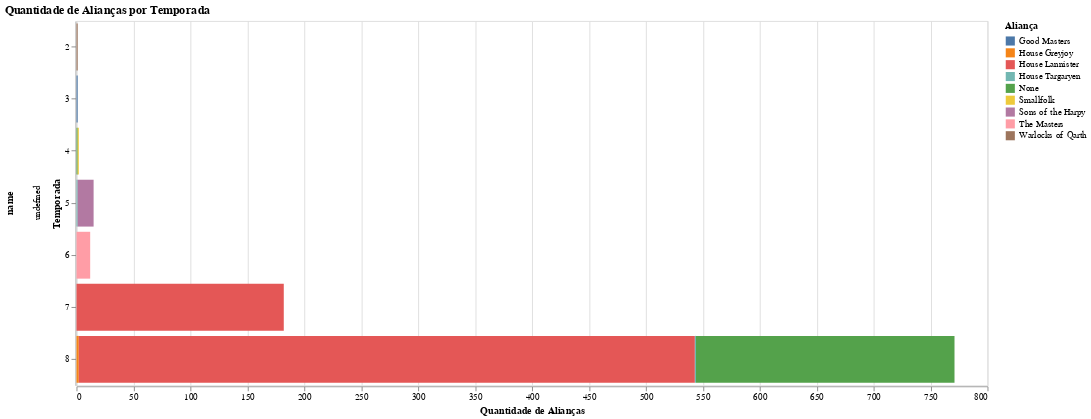

The code cell stored with this chart in its notebook:
### Code cell
def deathsByAllegiance(df):
    # Calcular a contagem de alianças por temporada
    counts = df.groupby(['season', 'allegiance']).size().reset_index(name='count')

    # Criar o gráfico de barras empilhadas horizontal com interatividade
    bars = alt.Chart(counts).mark_bar().encode(
        y=alt.Y('season:N', axis=alt.Axis(title='Temporada')),
        x=alt.X('sum(count):Q', axis=alt.Axis(title='Quantidade de Alianças')),
        color=alt.Color('allegiance:N', legend=alt.Legend(title='Aliança')),
        tooltip=['season:N', 'allegiance:N', 'count:Q'],
        row='name:N'
    ).properties(
        width=1000,
        height=400,
        title='Quantidade de Alianças por Temporada'
    ).interactive()

    # Exibir o gráfico
    return bars

deathsByAllegiance(df_temp)

### Figure 1 — Vega-Lite specification as saved in the notebook (floating-point values rounded to 4 significant figures)
{"config": {"view": {"continuousWidth": 400, "continuousHeight": 300}}, "data": {"name": "data-5d3f759e073108f5bbfb25d8cdcfbaee"}, "mark": "bar", "encoding": {"color": {"field": "allegiance", "legend": {"title": "Aliança"}, "type": "nominal"}, "row": {"field": "name", "type": "nominal"}, "tooltip": [{"field": "season", "type": "nominal"}, {"field": "allegiance", "type": "nominal"}, {"field": "count", "type": "quantitative"}], "x": {"aggregate": "sum", "axis": {"title": "Quantidade de Alianças"}, "field": "count", "type": "quantitative"}, "y": {"axis": {"title": "Temporada"}, "field": "season", "type": "nominal"}}, "height": 400, "selection": {"selector001": {"type": "interval", "bind": "scales", "encodings": ["x", "y"]}}, "title": "Quantidade de Alianças por Temporada", "width": 1000, "$schema": "https://vega.github.io/schema/vega-lite/v4.17.0.json", "datasets": {"data-5d3f759e073108f5bbfb25d8cdcfbaee": [{"season": 2, "allegiance": "Warlocks of Qarth", "count": 1}, {"season": 3, "allegiance": "Good Masters", "count": 1}, {"season": 4, "allegiance": "None", "count": 1}, {"season": 4, "allegiance": "Smallfolk", "count": 1}, {"season": 5, "allegiance": "House Targaryen", "count": 1}, {"season": 5, "allegiance": "Sons of the Harpy", "count": 14}, {"season": 6, "allegiance": "The Masters", "count": 12}, {"season": 7, "allegiance": "House Lannister", "count": 182}, {"season": 8, "allegiance": "House Greyjoy", "count": 2}, {"season": 8, "allegiance": "House Lannister", "count": 541}, {"season": 8, "allegiance": "House Targaryen", "count": 1}, {"season": 8, "allegiance": "None", "count": 227}]}}
